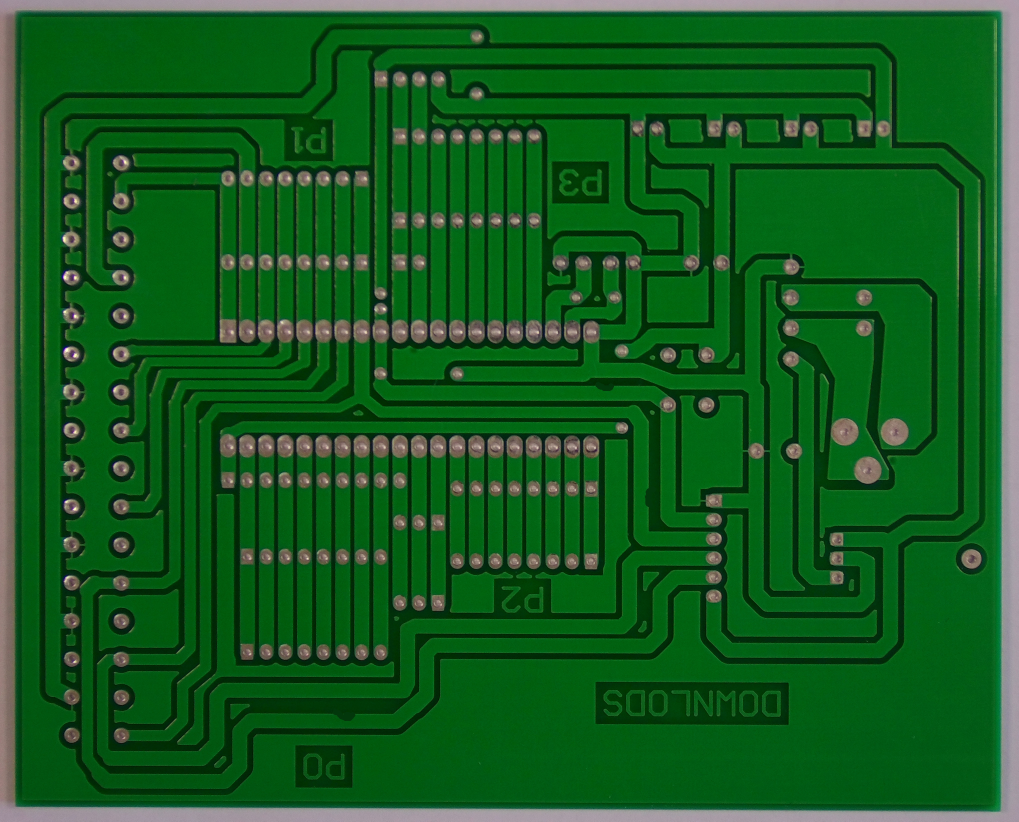
#> input picture Assignment/dataset/PCB_DATASET/images/Mouse_bite/04_mouse_bite_01.jpg, 3056 x 2464 px (shown at 1/3 size)
$ jupyter execute --allow-errors Preprocessing.ipynb
#> lines starting #> are read from the running program, lines starting #| are printed output that depends on the picture; after the words box and inside, x2 and y2 are one past the last pixel; in counts of white or black regions, pixels touching at a corner belong together
#> in preview_augmentation, img_bgr is the input picture: shape (2464, 3056, 3); mean B, G, R 30.9, 91.3, 19.6
## Data Augmentation

### Imports and Functions

[cell 1]
import random
import shutil
import cv2
import numpy as np
import xml.etree.ElementTree as ET
from pathlib import Path
from IPython.display import display, Image
from tqdm.notebook import tqdm

# --- Core Transformations ---

def adjust_brightness(image, beta):
#> called with beta = 60
    return cv2.convertScaleAbs(image, alpha=1.0, beta=beta)
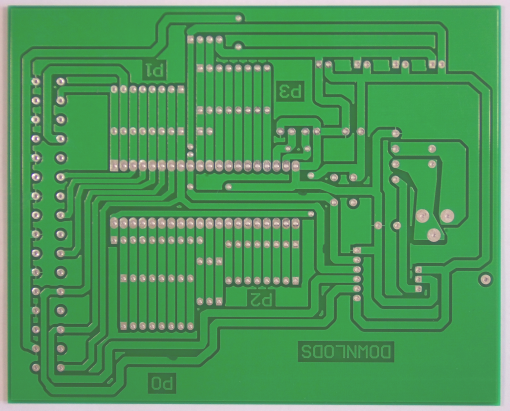
#> returned value: shape (2464, 3056, 3) (shown at 1/6 size); mean of channels 0, 1, 2 90.9, 151.3, 79.5; drawn as B, G, R

# [4 lines left out: function adjust_exposure, not called in this run]

def add_gaussian_noise(image, mean=0, sigma=20):
#> called with mean = 0, sigma = 20
    gauss = np.random.normal(mean, sigma, image.shape).astype('float32')
    noisy_image = np.clip(image.astype('float32') + gauss, 0, 255)
    return noisy_image.astype('uint8')

def rotate_image_and_xml(image, xml_path, angle):
    """
    Rotates image by an angle and recalculates bounding box coordinates in XML.
    """
#> called with angle = 12
    h, w = image.shape[:2]
    center = (w / 2.0, h / 2.0)
    M = cv2.getRotationMatrix2D(center, angle, 1.0)

    rotated_img = cv2.warpAffine(image, M, (w, h), borderMode=cv2.BORDER_REFLECT)
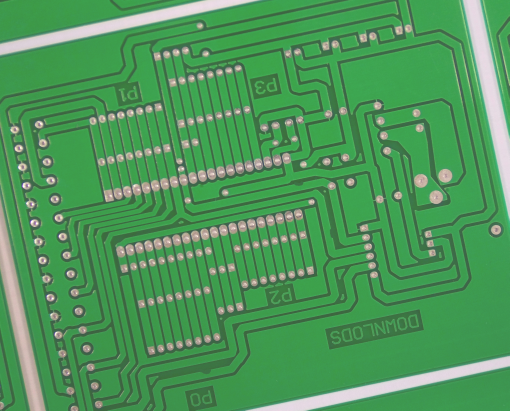
#> rotated_img: shape (2464, 3056, 3) (shown at 1/6 size); mean B, G, R 90.1, 151.1, 78.7

    xml_tree = None
    if xml_path and Path(xml_path).exists():
        xml_tree = ET.parse(str(xml_path))
        root = xml_tree.getroot()

        for obj in root.findall('object'):
            bndbox = obj.find('bndbox')
            if bndbox is not None:
                xmin = float(bndbox.find('xmin').text)
                ymin = float(bndbox.find('ymin').text)
                xmax = float(bndbox.find('xmax').text)
                ymax = float(bndbox.find('ymax').text)

                corners = np.array([
                    [xmin, ymin],
                    [xmax, ymin],
                    [xmin, ymax],
                    [xmax, ymax]
                ])

                ones = np.ones((4, 1))
                points = np.hstack([corners, ones])
                transformed = M.dot(points.T).T

                new_xmin = int(np.clip(np.min(transformed[:, 0]), 0, w - 1))
                new_xmax = int(np.clip(np.max(transformed[:, 0]), 0, w - 1))
                new_ymin = int(np.clip(np.min(transformed[:, 1]), 0, h - 1))
                new_ymax = int(np.clip(np.max(transformed[:, 1]), 0, h - 1))

                bndbox.find('xmin').text = str(new_xmin)
                bndbox.find('ymin').text = str(new_ymin)
                bndbox.find('xmax').text = str(new_xmax)
                bndbox.find('ymax').text = str(new_ymax)

    return rotated_img, xml_tree

# --- Management & Preview ---

# [11 lines left out: function reset_augmented_data, not called in this run]

def preview_augmentation(
    image_dir,
    annotation_dir,
    beta_range=(25, 45),
    gamma_range=(1.3, 1.7),
    sigma_range=(15, 30),
    angle_range=(-15, 15),
    rotation_prob=0.5
):
    """
    Shows a preview grid demonstrating standalone and combined (Pixel + Rotation) augmentations.
    """
    img_path_obj = Path(image_dir)
    ann_path_obj = Path(annotation_dir)
    valid_exts = ('.jpg', '.jpeg', '.png', '.bmp')

    image_paths = [p for p in img_path_obj.rglob('*') if p.suffix.lower() in valid_exts]
    if not image_paths:
        print(f"⚠️ No images found in: {image_dir}")
        return

    sample_path = random.choice(image_paths)
    relative_subpath = sample_path.relative_to(img_path_obj)
    xml_path = ann_path_obj / relative_subpath.parent / f"{sample_path.stem}.xml"

    img_bgr = cv2.imread(str(sample_path))
    if img_bgr is None:
        return

    mid_beta = sum(beta_range) // 2
    mid_gamma = sum(gamma_range) / 2.0
    mid_sigma = sum(sigma_range) // 2
    mid_angle = sum(angle_range) / 2.0 or 12.0

    # Individual augmentations
    aug_bright = adjust_brightness(img_bgr, beta=mid_beta)
    aug_noisy = add_gaussian_noise(img_bgr, sigma=mid_sigma)

    # Combined augmentation (Bright + Rotated)
    aug_combined, comb_xml = rotate_image_and_xml(aug_bright, xml_path, angle=mid_angle)

    def draw_boxes(img, xml_tree_obj, color=(0, 255, 0)):
        canvas = img.copy()
        if xml_tree_obj is not None:
            root = xml_tree_obj.getroot()
            for obj in root.findall('object'):
                bndbox = obj.find('bndbox')
                if bndbox is not None:
                    xmin = int(float(bndbox.find('xmin').text))
                    ymin = int(float(bndbox.find('ymin').text))
                    xmax = int(float(bndbox.find('xmax').text))
                    ymax = int(float(bndbox.find('ymax').text))
                    cv2.rectangle(canvas, (xmin, ymin), (xmax, ymax), color, 4)
        return canvas

    orig_xml = ET.parse(str(xml_path)) if xml_path.exists() else None

    p_orig = draw_boxes(img_bgr, orig_xml)
    p_bright = draw_boxes(aug_bright, orig_xml)
    p_noisy = draw_boxes(aug_noisy, orig_xml)
    p_comb = draw_boxes(aug_combined, comb_xml, color=(0, 0, 255))

    h, w = p_orig.shape[:2]
    max_dim = 250
    scale = max_dim / max(h, w)
    dim = (int(w * scale), int(h * scale))

    images = [cv2.resize(m, dim) for m in [p_orig, p_bright, p_noisy, p_comb]]
#> images = 4 items
    combined = np.hstack(images)

    labels = ["Original", f"Bright (+{mid_beta})", f"Noise (s={mid_sigma})", f"Bright + Rotated ({mid_angle:.1f}deg)"]
    w_step = dim[0]
    for i, text in enumerate(labels):
        cv2.putText(combined, text, (5 + (i * w_step), 20),
                    cv2.FONT_HERSHEY_SIMPLEX, 0.4, (255, 255, 255), 1, cv2.LINE_AA)
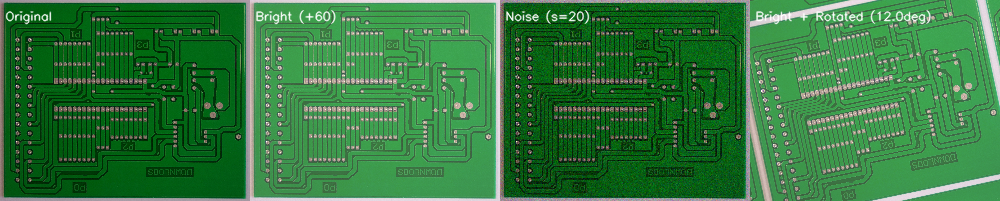
#> combined: shape (201, 1000, 3); mean of channels 0, 1, 2 62.1, 121.9, 51.8; drawn as B, G, R

    print(f"ℹ️ Configured rotation chance per sample: {rotation_prob * 100:.0f}%")
    _, buffer = cv2.imencode('.jpg', combined)
    display(Image(data=buffer.tobytes()))

# --- Batch Augmentation ---

def augment_dataset(
    image_dir,
    annotation_dir,
    output_img_dir,
    output_xml_dir,
    sample_ratio=0.3,
    beta_range=(25, 45),
    gamma_range=(1.3, 1.7),
    sigma_range=(15, 30),
    angle_range=(-15, 15),
    rotation_prob=0.5  # Probability (0.0 to 1.0) of applying rotation
):
    """
    Applies a primary pixel transformation and conditionally applies rotation as a secondary step.
    """
    img_path_obj = Path(image_dir)
    ann_path_obj = Path(annotation_dir)
    out_img_obj = Path(output_img_dir)
    out_xml_obj = Path(output_xml_dir)

    valid_extensions = ('.jpg', '.jpeg', '.png', '.bmp')
    image_paths = [p for p in img_path_obj.rglob('*') if p.suffix.lower() in valid_extensions]

    if not image_paths:
        print(f"⚠️ No images found in: {image_dir}")
        return

    num_to_augment = int(len(image_paths) * sample_ratio)
    selected_images = random.sample(image_paths, num_to_augment)

    print(f"Augmenting {num_to_augment} images with rotation probability = {rotation_prob * 100:.0f}%...\n")

    pixel_aug_types = ['bright', 'exposed', 'noisy']

    for img_path in tqdm(selected_images, desc="Processing"):
        relative_subpath = img_path.relative_to(img_path_obj)
        category_folder = relative_subpath.parent

        base_name = img_path.stem
        ext = img_path.suffix
        xml_path = ann_path_obj / category_folder / f"{base_name}.xml"

        img = cv2.imread(str(img_path))
        if img is None:
            continue

        # Step 1: Apply Pixel Transformation
        pixel_aug = random.choice(pixel_aug_types)

        if pixel_aug == 'bright':
            b_val = random.randint(*beta_range)
            aug_img = adjust_brightness(img, beta=b_val)
        elif pixel_aug == 'exposed':
            g_val = random.uniform(*gamma_range)
            aug_img = adjust_exposure(img, gamma=g_val)
        elif pixel_aug == 'noisy':
            s_val = random.randint(*sigma_range)
            aug_img = add_gaussian_noise(img, sigma=s_val)

        # Step 2: Apply Rotation based on individual probability
        will_rotate = random.random() < rotation_prob
        xml_tree_to_save = None
        aug_tag = pixel_aug

        if will_rotate:
            a_val = random.uniform(*angle_range)
            aug_img, xml_tree_to_save = rotate_image_and_xml(aug_img, xml_path, angle=a_val)
            aug_tag += f"_rotated"

        target_img_dir = out_img_obj / category_folder
        target_xml_dir = out_xml_obj / category_folder
        target_img_dir.mkdir(parents=True, exist_ok=True)
        target_xml_dir.mkdir(parents=True, exist_ok=True)

        new_base_name = f"{base_name}_{aug_tag}"
        new_img_path = target_img_dir / f"{new_base_name}{ext}"
        new_xml_path = target_xml_dir / f"{new_base_name}.xml"

        # Save modified image
        cv2.imwrite(str(new_img_path), aug_img)

        # Save appropriate XML annotation
        if will_rotate and xml_tree_to_save is not None:
            xml_tree_to_save.write(str(new_xml_path))
        elif xml_path.exists():
            shutil.copy(xml_path, new_xml_path)

    print("\n✅ Augmentation complete!")

### Preview Augmentation

[cell 2]
preview_augmentation(
    image_dir='PCB_DATASET/images',
    annotation_dir='PCB_DATASET/annotations',
    beta_range=(50, 70),
    gamma_range=(2.0, 3.0),
    sigma_range=(15, 25),
    angle_range=(-15, 15)  # Tilts image between -15° and +15°
)

### Perform Augmentation

#> (a cell that did not finish here is left out)

### Delete Augmented Images (debug)

#> (a cell that did not finish here is left out)

## Preprocessing

### Preprocessing Functions

[cell 5]
def preprocess_image(image, to_grayscale=True, blur_ksize=7, blur_sigma=0):
    """
    Converts image to grayscale and applies Gaussian filtering.
    """
    processed = image.copy()

    if to_grayscale and len(processed.shape) == 3:
        processed = cv2.cvtColor(processed, cv2.COLOR_BGR2GRAY)

    if blur_ksize and blur_ksize > 0:
        if blur_ksize % 2 == 0:
            blur_ksize += 1 # Force odd integer
        processed = cv2.GaussianBlur(processed, (blur_ksize, blur_ksize), blur_sigma)

    return processed

def preprocess_dataset(
    image_dir,
    annotation_dir,
    output_img_dir,
    output_xml_dir,
    to_grayscale=True,
    blur_ksize=3
):
    """
    Processes 100% of images in a folder (Originals or Augmented) into Grayscale + Blurred.
    """
    img_path_obj = Path(image_dir)
    ann_path_obj = Path(annotation_dir)
    out_img_obj = Path(output_img_dir)
    out_xml_obj = Path(output_xml_dir)

    valid_extensions = ('.jpg', '.jpeg', '.png', '.bmp')
    image_paths = [p for p in img_path_obj.rglob('*') if p.suffix.lower() in valid_extensions]

    if not image_paths:
        print(f"⚠️ No images found in: {image_dir}")
        return

    print(f"Preprocessing {len(image_paths)} images from '{img_path_obj.name}' -> Grayscale={to_grayscale}, Blur={blur_ksize}x{blur_ksize}...")

    for img_path in tqdm(image_paths, desc="Preprocessing Folder"):
        relative_subpath = img_path.relative_to(img_path_obj)
        category_folder = relative_subpath.parent

        base_name = img_path.stem
        ext = img_path.suffix
        xml_path = ann_path_obj / category_folder / f"{base_name}.xml"

        img = cv2.imread(str(img_path))
        if img is None:
            continue

        processed_img = preprocess_image(img, to_grayscale=to_grayscale, blur_ksize=blur_ksize)

        target_img_dir = out_img_obj / category_folder
        target_xml_dir = out_xml_obj / category_folder
        target_img_dir.mkdir(parents=True, exist_ok=True)
        target_xml_dir.mkdir(parents=True, exist_ok=True)

        new_img_path = target_img_dir / f"{base_name}{ext}"
        new_xml_path = target_xml_dir / f"{base_name}.xml"

        cv2.imwrite(str(new_img_path), processed_img)
        if xml_path.exists():
            shutil.copy(xml_path, new_xml_path)

    print(f"✅ Finished preprocessing '{img_path_obj.name}'!\n")

[cell 6]
def preview_pipeline(
    image_dir,
    annotation_dir,
    beta_range=(30, 60),
    sigma_range=(10, 25),
    angle_range=(-15, 15),
    to_grayscale=True,
    blur_ksize=7
):
    """
    Previews full workflow: Original -> Preprocessed Original -> Augmented -> Preprocessed Augmented
    """
#> called with image_dir = 'PCB_DATASET/images', annotation_dir = 'PCB_DATASET/annotations', beta_range = (30, 60), sigma_range = (10, 25), angle_range = (-15, 15), to_grayscale = True, blur_ksize = 11
    img_path_obj = Path(image_dir)
    ann_path_obj = Path(annotation_dir)
    valid_exts = ('.jpg', '.jpeg', '.png', '.bmp')

    image_paths = [p for p in img_path_obj.rglob('*') if p.suffix.lower() in valid_exts]
    if not image_paths:
        print(f"⚠️ No images found in: {image_dir}")
        return

    sample_path = random.choice(image_paths)
    relative_subpath = sample_path.relative_to(img_path_obj)
    xml_path = ann_path_obj / relative_subpath.parent / f"{sample_path.stem}.xml"

    raw_img = cv2.imread(str(sample_path))
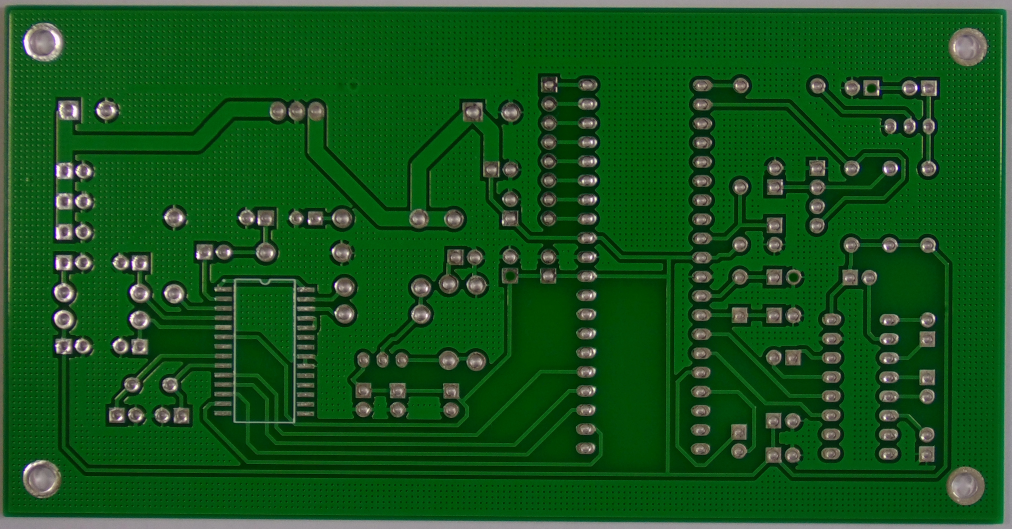
#> input picture Assignment/dataset/PCB_DATASET/images/Missing_hole/01_missing_hole_02.jpg, 3034 x 1586 px (shown at 1/3 size)
#> raw_img is the input picture: shape (1586, 3034, 3); mean B, G, R 27.3, 83.6, 20.8
    if raw_img is None:
        return

    mid_beta = sum(beta_range) // 2
    mid_sigma = sum(sigma_range) // 2
    mid_angle = sum(angle_range) / 2.0 or 12.0

    # 1. Preprocess Raw
    prep_raw = preprocess_image(raw_img, to_grayscale=to_grayscale, blur_ksize=blur_ksize)
#> in preprocess_image, `processed = cv2.cvtColor(processed, cv2.COLOR_BGR2GRAY)`:
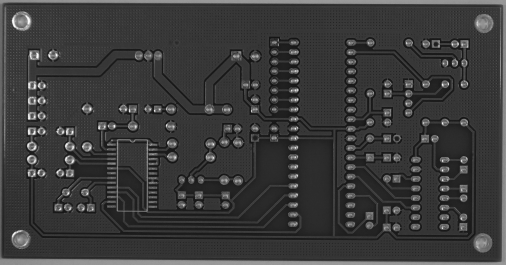
#> processed: shape (1586, 3034) (shown at 1/6 size); min 5, max 255, mean 58.4

    # 2. Augment Raw
    aug_img = add_gaussian_noise(raw_img, sigma=mid_sigma)
    aug_img, comb_xml = rotate_image_and_xml(aug_img, xml_path, angle=mid_angle)
#> call 2 of rotate_image_and_xml, with angle = 12
#> in rotate_image_and_xml (call 2), `M = cv2.getRotationMatrix2D(center, angle, 1.0)`: M = [[0.978, 0.208, -131.7], [-0.208, 0.978, 332.7]]
#> in rotate_image_and_xml (call 2), `rotated_img = cv2.warpAffine(image, M, (w, h), borderMode=cv2.BORDER_R..`:
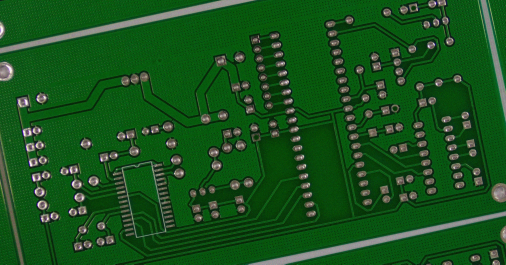
#> rotated_img: shape (1586, 3034, 3) (shown at 1/6 size); mean B, G, R 27.7, 82.5, 23.4

    # 3. Preprocess Augmented
    prep_aug = preprocess_image(aug_img, to_grayscale=to_grayscale, blur_ksize=blur_ksize)
#> call 2 of preprocess_image, with to_grayscale = True, blur_ksize = 11, blur_sigma = 0
#> in preprocess_image (call 2), `processed = cv2.cvtColor(processed, cv2.COLOR_BGR2GRAY)`:
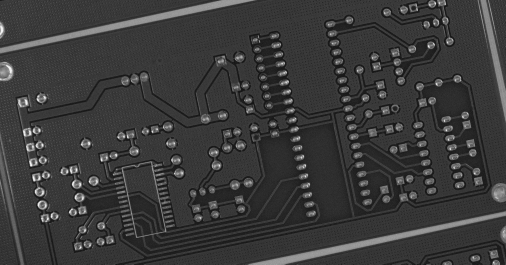
#> processed: shape (1586, 3034) (shown at 1/6 size); min 0, max 255, mean 58.6

    def draw_boxes(img, xml_tree_obj, color=(0, 255, 0)):
        canvas = cv2.cvtColor(img, cv2.COLOR_GRAY2BGR) if len(img.shape) == 2 else img.copy()
        if xml_tree_obj is not None:
            root = xml_tree_obj.getroot()
            for obj in root.findall('object'):
                bndbox = obj.find('bndbox')
                if bndbox is not None:
                    xmin = int(float(bndbox.find('xmin').text))
                    ymin = int(float(bndbox.find('ymin').text))
                    xmax = int(float(bndbox.find('xmax').text))
                    ymax = int(float(bndbox.find('ymax').text))
                    cv2.rectangle(canvas, (xmin, ymin), (xmax, ymax), color, 4)
        return canvas

    orig_xml = ET.parse(str(xml_path)) if xml_path.exists() else None

    v_raw = draw_boxes(raw_img, orig_xml)
    v_prep_raw = draw_boxes(prep_raw, orig_xml)
    v_aug = draw_boxes(aug_img, comb_xml, color=(0, 0, 255))
    v_prep_aug = draw_boxes(prep_aug, comb_xml, color=(0, 0, 255))

    h, w = v_raw.shape[:2]
    max_dim = 250
    scale = max_dim / max(h, w)
    dim = (int(w * scale), int(h * scale))

    images = [cv2.resize(m, dim) for m in [v_raw, v_prep_raw, v_aug, v_prep_aug]]
#> images = 4 items
    combined = np.hstack(images)
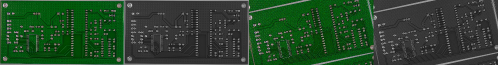
#> combined: shape (130, 996, 3) (shown at 1/2 size); mean of channels 0, 1, 2 43, 70.7, 40.3; drawn as B, G, R

    labels = ["1. Raw Original", "2. Prep Original", "3. Augmented", "4. Prep Augmented"]
    w_step = dim[0]
    for i, text in enumerate(labels):
        cv2.putText(combined, text, (5 + (i * w_step), 20),
                    cv2.FONT_HERSHEY_SIMPLEX, 0.4, (255, 255, 255), 1, cv2.LINE_AA)
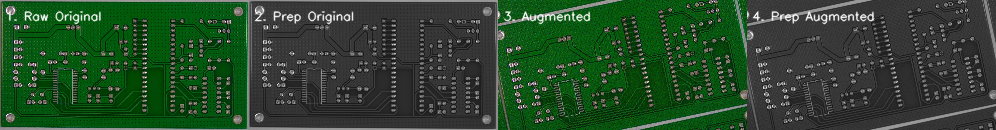
#> combined: shape (130, 996, 3); 2.01% of pixels changed, all inside (x1, y1, x2, y2) = (7, 10, 875, 25); drawn as B, G, R

    print("ℹ️ Visualization Stage Sequence:")
    _, buffer = cv2.imencode('.jpg', combined)
    display(Image(data=buffer.tobytes()))

### Preview

[cell 7]
preview_pipeline(
    image_dir='PCB_DATASET/images',
    annotation_dir='PCB_DATASET/annotations',
    to_grayscale=True,
    blur_ksize=11
)

### Preprocess Original & Augmented Data

#> (a cell that did not finish here is left out)


[cell 9]
preprocess_dataset(
    image_dir='PCB_DATASET/augmented_images',
    annotation_dir='PCB_DATASET/augmented_annotations',
    output_img_dir='PCB_DATASET/processed_augmented/images',
    output_xml_dir='PCB_DATASET/processed_augmented/annotations',
    to_grayscale=True,
    blur_ksize=11
)
